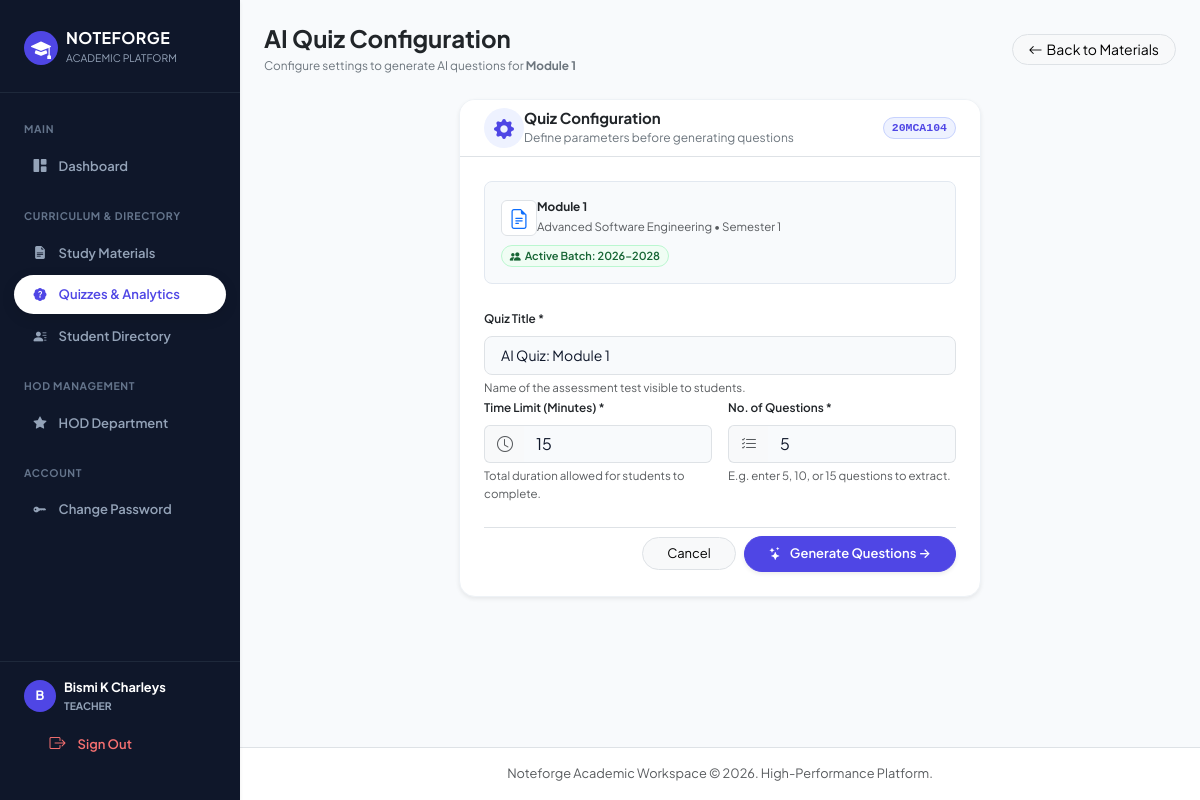
Page /teacher/materials/8/generate-quiz/ (signed in) on the committed database.
### accounts/models.py (models this page shows, shortened)
class User(AbstractUser):
    ROLE_CHOICES = [
        ('admin',   'Admin'),
        ('teacher', 'Teacher'),
        ('student', 'Student'),
    ]
    DESIGNATION_CHOICES = [
        ('assistant_professor',  'Assistant Professor'),
        ('associate_professor',  'Associate Professor'),
    ]
    role        = models.CharField(max_length=10, choices=ROLE_CHOICES, default='student')
    department  = models.ForeignKey(
        Department, null=True, blank=True,
        on_delete=models.SET_NULL, related_name='users'
    )
    semester    = models.ForeignKey(
        Semester, null=True, blank=True,
        on_delete=models.SET_NULL, related_name='students'
    )
    semester_number = models.PositiveIntegerField(null=True, blank=True)
    batch       = models.ForeignKey(
        Batch, null=True, blank=True,
        on_delete=models.SET_NULL, related_name='students'
    )
    employee_id   = models.CharField(max_length=30, blank=True)
    phone         = models.CharField(max_length=15, blank=True)
    is_first_login = models.BooleanField(default=True)
    designation       = models.CharField(max_length=30, choices=DESIGNATION_CHOICES, blank=True)
    is_hod            = models.BooleanField(default=False)
    date_of_birth     = models.DateField(null=True, blank=True)
    assigned_subjects = models.ManyToManyField(Subject, blank=True, related_name='teachers')

class StudyMaterial(models.Model):
    subject       = models.ForeignKey(Subject, on_delete=models.CASCADE, related_name='materials')
    title         = models.CharField(max_length=200)
    description   = models.TextField(blank=True)
    file          = models.FileField(upload_to='study_materials/', blank=True, null=True)
    external_link = models.URLField(blank=True)
    uploaded_by   = models.ForeignKey(User, on_delete=models.CASCADE, related_name='uploaded_materials')
    created_at    = models.DateTimeField(auto_now_add=True)
    ai_summary            = models.TextField(blank=True, null=True)
    ai_summary_json       = models.JSONField(default=dict, blank=True)
    ai_summary_updated_at = models.DateTimeField(null=True, blank=True)
    mindmap_image         = models.ImageField(upload_to='mindmaps/', blank=True, null=True)
    mindmap_updated_at    = models.DateTimeField(null=True, blank=True)
    class Meta:
        ordering = ['-created_at']

class Subject(models.Model):
    semester     = models.ForeignKey(Semester, on_delete=models.CASCADE, related_name='subjects')
    name         = models.CharField(max_length=150)
    subject_code = models.CharField(max_length=30, unique=True)
    credits      = models.PositiveSmallIntegerField(default=0)

class Semester(models.Model):
    department = models.ForeignKey(Department, on_delete=models.CASCADE, related_name='semesters')
    number = models.PositiveIntegerField()
    class Meta:
        unique_together = ('department', 'number')
        ordering = ['number']

class Batch(models.Model):
    department       = models.ForeignKey(Department, on_delete=models.CASCADE, related_name='batches', null=True, blank=True)
    current_semester = models.ForeignKey('Semester', on_delete=models.SET_NULL, null=True, blank=True, related_name='active_batches')
    name             = models.CharField(max_length=60, blank=True)
    start_month      = models.PositiveSmallIntegerField()
    start_year       = models.PositiveIntegerField()
    end_month        = models.PositiveSmallIntegerField()
    end_year         = models.PositiveIntegerField()
    class Meta:
        ordering = ['-start_year', '-start_month', '-id']

### teacher_panel/views.py (the view)
    def wrapper(request, *args, **kwargs):
        if not request.user.is_authenticated:
            return redirect('login')
        if request.user.role != 'teacher':
            messages.error(request, 'Access denied. Teacher portal only.')
            return redirect('login')
        if request.user.is_first_login and view_func.__name__ != 'change_password':
            messages.warning(request, 'Please change your temporary password before proceeding.')
            return redirect('teacher_change_password')
        return view_func(request, *args, **kwargs)

### templates/teacher_panel/ai_quiz_preview.html (shortened to what this page needs)
{% extends 'base.html' %}
{% block content %}
{% if step == 'configure' %}
<div class="d-flex align-items-center justify-content-between flex-wrap gap-2 mb-4">
  <div>
    <h4 class="fw-bold text-dark mb-1">AI Quiz Configuration</h4>
    <p class="text-secondary small mb-0">Configure settings to generate AI questions for <strong>{{ material.title }}</strong></p>
  </div>
  <a href="{% url 'teacher_material_list' %}" class="btn btn-sm btn-light border rounded-pill px-3">
    <i class="bi bi-arrow-left me-1"></i>Back to Materials
  </a>
</div>
<div class="row justify-content-center">
  <div class="col-lg-7 col-md-9">
    <div class="card bg-white shadow-sm border-0 rounded-4 overflow-hidden" style="border: 1px solid #eef2f6 !important;">
      <div class="card-header bg-white py-3.5 px-4 border-bottom d-flex align-items-center justify-content-between">
        <div class="d-flex align-items-center gap-2.5">
          <div class="rounded-circle d-flex align-items-center justify-content-center" style="width: 40px; height: 40px; background: #eef2ff; color: var(--nf-indigo, #4f46e5);">
            <i class="bi bi-gear-fill fs-5"></i>
          </div>
          <div>
            <h6 class="fw-bold text-dark mb-0" style="font-size: 15px;">Quiz Configuration</h6>
            <small class="text-secondary" style="font-size: 12px;">Define parameters before generating questions</small>
          </div>
        </div>
        <span class="badge bg-primary-subtle text-primary border border-primary-subtle rounded-pill px-2.5 py-1 font-monospace" style="font-size: 11.5px;">
          {{ material.subject.subject_code }}
        </span>
      </div>
      <div class="card-body p-4 p-md-4.5">
        <div class="p-3 rounded-3 mb-4 d-flex align-items-center justify-content-between flex-wrap gap-2" style="background: #f8fafc; border: 1px solid #e2e8f0;">
          <div class="d-flex align-items-center gap-2.5">
            <div class="rounded-2 d-flex align-items-center justify-content-center bg-white border" style="width: 36px; height: 36px;">
              <i class="bi bi-file-earmark-text text-primary fs-5"></i>
            </div>
            <div>
              <div class="fw-bold text-dark small">{{ material.title }}</div>
              <small class="text-muted" style="font-size: 11.5px;">{{ material.subject.name }} &bull; Semester {{ material.subject.semester.number }}</small>
            </div>
          </div>
          {% if target_batch %}
          <div class="text-md-end">
            <span class="badge bg-success-subtle text-success border border-success-subtle rounded-pill px-2.5 py-1 fw-semibold" style="font-size: 11px;">
              <i class="bi bi-people-fill me-1"></i>Active Batch: {{ target_batch.name }}
            </span>
          </div>
          {% endif %}
        </div>
        <form method="post">
          <div class="mb-3.5">
            <label class="form-label small fw-semibold text-dark">Quiz Title *</label>
            <input type="text" name="title" value="{{ title }}" class="form-control form-control-lg rounded-3" style="font-size: 14px;" placeholder="e.g. AI Quiz: Module 1" required>
            <div class="form-text text-muted small" style="font-size: 11.5px;">Name of the assessment test visible to students.</div>
          </div>
          <div class="row g-3 mb-4">
            <div class="col-md-6">
              <label class="form-label small fw-semibold text-dark">Time Limit (Minutes) *</label>
              <div class="input-group">
                <span class="input-group-text bg-light border-end-0 text-muted"><i class="bi bi-clock"></i></span>
                <input type="number" name="time_limit_mins" value="{{ time_limit_mins }}" min="1" max="180" class="form-control border-start-0" required>
              </div>
              <div class="form-text text-muted small" style="font-size: 11.5px;">Total duration allowed for students to complete.</div>
            </div>
            <div class="col-md-6">
              <label class="form-label small fw-semibold text-dark">No. of Questions *</label>
              <div class="input-group">
                <span class="input-group-text bg-light border-end-0 text-muted"><i class="bi bi-list-check"></i></span>
                <input type="number" name="num_questions" value="{{ num_questions }}" min="1" max="30" class="form-control border-start-0" required>
              </div>
              <div class="form-text text-muted small" style="font-size: 11.5px;">E.g. enter 5, 10, or 15 questions to extract.</div>
            </div>
          </div>
          <div class="d-flex align-items-center justify-content-end gap-2 pt-2 border-top">
            <a href="{% url 'teacher_material_list' %}" class="btn btn-light border rounded-pill px-4" style="font-size: 13px;">Cancel</a>
            <button type="submit" class="btn btn-primary rounded-pill px-4 fw-semibold shadow-sm d-inline-flex align-items-center gap-2" style="font-size: 13px;">
              <i class="bi bi-stars"></i>
              <span>Generate Questions →</span>
            </button>
          </div>
        </form>
      </div>
    </div>
  </div>
</div>
{% endif %}
{% endblock %}

### templates/base.html (shortened to what this page needs)
<!DOCTYPE html>
<html lang="en">
<head>
<link href="https://cdn.jsdelivr.net/npm/bootstrap@5.3.3/dist/css/bootstrap.min.css" rel="stylesheet">
<link rel="stylesheet" href="https://cdn.jsdelivr.net/npm/bootstrap-icons@1.11.3/font/bootstrap-icons.min.css">
</head>
<body>
<div class="d-flex">
  {% if user.is_authenticated %}
  <aside class="nf-sidebar shadow-sm" id="sidebarMenu">
    <div class="nf-sidebar-brand d-flex align-items-center justify-content-between">
      <div class="d-flex align-items-center gap-2">
        <div class="bg-primary text-white rounded-circle d-flex align-items-center justify-content-center fw-bold" style="width: 34px; height: 34px; background-color: var(--nf-indigo) !important;">
          <i class="bi bi-mortarboard-fill fs-5"></i>
        </div>
        <div>
          <div class="h6 fw-bold text-white mb-0" style="letter-spacing: 0.03em;">NOTEFORGE</div>
          <small class="text-slate-400" style="font-size: 0.65rem; color: #94a3b8;">ACADEMIC PLATFORM</small>
        </div>
      </div>
    </div>
    <nav class="py-2">
      {% if user.role == 'admin' %}
        <div class="nf-nav-header">Main Dashboard</div>
        <a href="{% url 'admin_dashboard' %}" class="nf-nav-link {% if request.resolver_match.url_name == 'admin_dashboard' %}active{% endif %}">
          <i class="bi bi-grid-1x2-fill"></i> Overview
        </a>
        <div class="nf-nav-header">Academic Roadmap</div>
        <a href="{% url 'department_list' %}" class="nf-nav-link {% if 'department' in request.resolver_match.url_name %}active{% endif %}">
          <i class="bi bi-building-fill"></i> Departments
        </a>
        <a href="{% url 'semester_list' %}" class="nf-nav-link {% if 'semester' in request.resolver_match.url_name %}active{% endif %}">
          <i class="bi bi-calendar3"></i> Semesters
        </a>
        <a href="{% url 'subject_list' %}" class="nf-nav-link {% if 'subject' in request.resolver_match.url_name %}active{% endif %}">
          <i class="bi bi-journal-bookmark-fill"></i> Subjects
        </a>
        <div class="nf-nav-header">Users & Security</div>
        <a href="{% url 'teacher_list' %}" class="nf-nav-link {% if 'teacher' in request.resolver_match.url_name %}active{% endif %}">
          <i class="bi bi-person-badge-fill"></i> Faculty Teachers
        </a>
        <a href="{% url 'student_list' %}" class="nf-nav-link {% if 'batch' in request.resolver_match.url_name or 'student' in request.resolver_match.url_name %}active{% endif %}">
          <i class="bi bi-people-fill"></i> Students & Batches
        </a>
        <div class="nf-nav-header">System</div>
        <a href="{% url 'audit_log' %}" class="nf-nav-link {% if 'audit' in request.resolver_match.url_name %}active{% endif %}">
          <i class="bi bi-activity"></i> Audit Log
        </a>
      {% elif user.role == 'teacher' %}
        <div class="nf-nav-header">Main</div>
        <a href="{% url 'teacher_dashboard' %}" class="nf-nav-link {% if request.resolver_match.url_name == 'teacher_dashboard' %}active{% endif %}">
          <i class="bi bi-grid-1x2-fill"></i> Dashboard
        </a>
        <div class="nf-nav-header">Curriculum & Directory</div>
        <a href="{% url 'teacher_material_list' %}" class="nf-nav-link {% if 'material' in request.resolver_match.url_name %}active{% endif %}">
          <i class="bi bi-file-earmark-text-fill"></i> Study Materials
        </a>
        <a href="{% url 'teacher_quiz_list' %}" class="nf-nav-link {% if 'quiz' in request.resolver_match.url_name %}active{% endif %}">
          <i class="bi bi-patch-question-fill"></i> Quizzes & Analytics
        </a>
        <a href="{% url 'teacher_student_directory' %}" class="nf-nav-link {% if 'student' in request.resolver_match.url_name %}active{% endif %}">
          <i class="bi bi-person-lines-fill"></i> Student Directory
        </a>
        {% if user.is_hod %}
        <div class="nf-nav-header">HOD Management</div>
        <a href="{% url 'teacher_hod_overview' %}" class="nf-nav-link {% if 'hod' in request.resolver_match.url_name %}active{% endif %}">
          <i class="bi bi-star-fill"></i> HOD Department
        </a>
        {% endif %}
        <div class="nf-nav-header">Account</div>
        <a href="{% url 'teacher_change_password' %}" class="nf-nav-link {% if 'password' in request.resolver_match.url_name %}active{% endif %}">
          <i class="bi bi-key-fill"></i> Change Password
        </a>
      {% endif %}
    </nav>
    <div class="mt-auto p-3 border-top border-slate-700" style="border-top: 1px solid #1e293b !important;">
      <div class="d-flex align-items-center gap-2 mb-2 px-2">
        <div class="btn-circle text-white fw-bold" style="width: 32px; height: 32px; font-size: 0.8rem; background-color: var(--nf-indigo) !important;">
          {{ user.username|slice:":1"|upper }}
        </div>
        <div class="overflow-hidden">
          <div class="fw-bold text-white text-truncate" style="font-size: 0.8rem;">{{ user.get_full_name|default:user.username }}</div>
          <span class="text-slate-400 d-block text-uppercase" style="font-size: 0.65rem; font-weight: 700; color: #94a3b8;">{{ user.role }}</span>
        </div>
      </div>
      <a href="{% url 'logout' %}" class="nf-nav-link text-danger w-100" style="color: #f87171 !important;">
        <i class="bi bi-box-arrow-right fs-6"></i> <span>Sign Out</span>
      </a>
    </div>
  </aside>
  {% endif %}
  <div class="nf-main-content flex-grow-1">
    <main class="p-3 p-md-4 flex-grow-1">
      {% block content %}{% endblock %}
    </main>
    <footer class="mt-auto py-3 px-4 bg-white border-top text-center text-muted" style="font-size: 0.8rem;">
      Noteforge Academic Workspace &copy; 2026. High-Performance Platform.
    </footer>
  </div>
</div>
</body>
</html>

### rows in the picture
User: username "B", get_full_name "Bismi K Charleys", role "TEACHER"
StudyMaterial: title "Module 1", subject.subject_code "20MCA104", subject.name "Advanced Software Engineering", subject.semester.number "1"
Batch: name "2026–2028"
